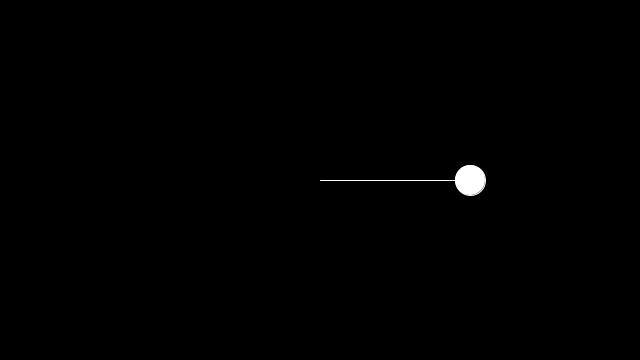
Frame 1 (no input)
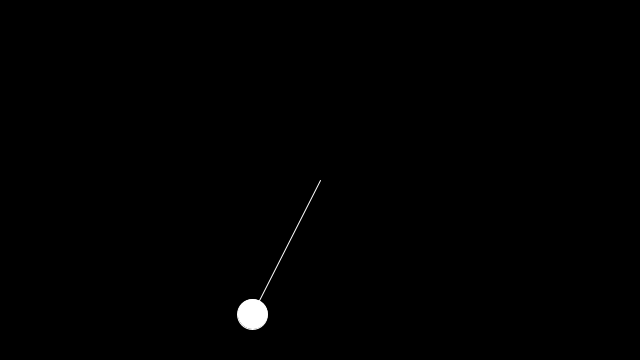
Frame 60 (the mouse pressed at the canvas centre just before this capture)
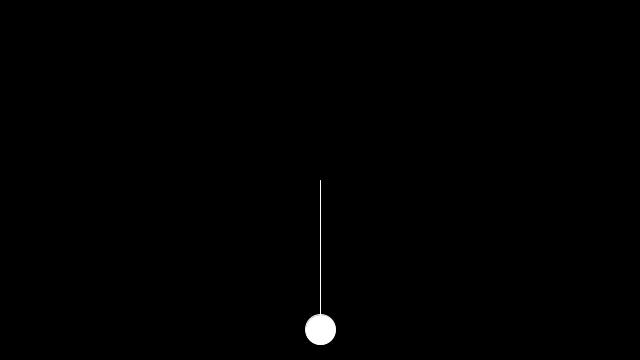
Frame 120 (the mouse held since frame 60 and released just before this capture)

The Processing sketch that drew these frames (run headless with seeded random() and noise(); from frame 60 on, the mouse is pressed at the canvas centre):

// Processing sketch: angularMove
// ── angularMove.pde
float r = 150;
float a = 0;
float aVel = 0.0;
float aAcc = 0.001;

void setup(){
  size(640, 360);
}


void draw(){
  background(0);
  translate(width/2, height/2);
  float x = r * cos(a);
  float y = r * sin(a);
  fill(255);
  stroke(255);
  line(0,0,x,y);
  ellipse(x,y,30,30);
  
  a += aVel;
  aVel += aAcc;
  aAcc += 0.00001;
  
  aVel=constrain(aVel,0,0.1);
  println(frameCount);
}
